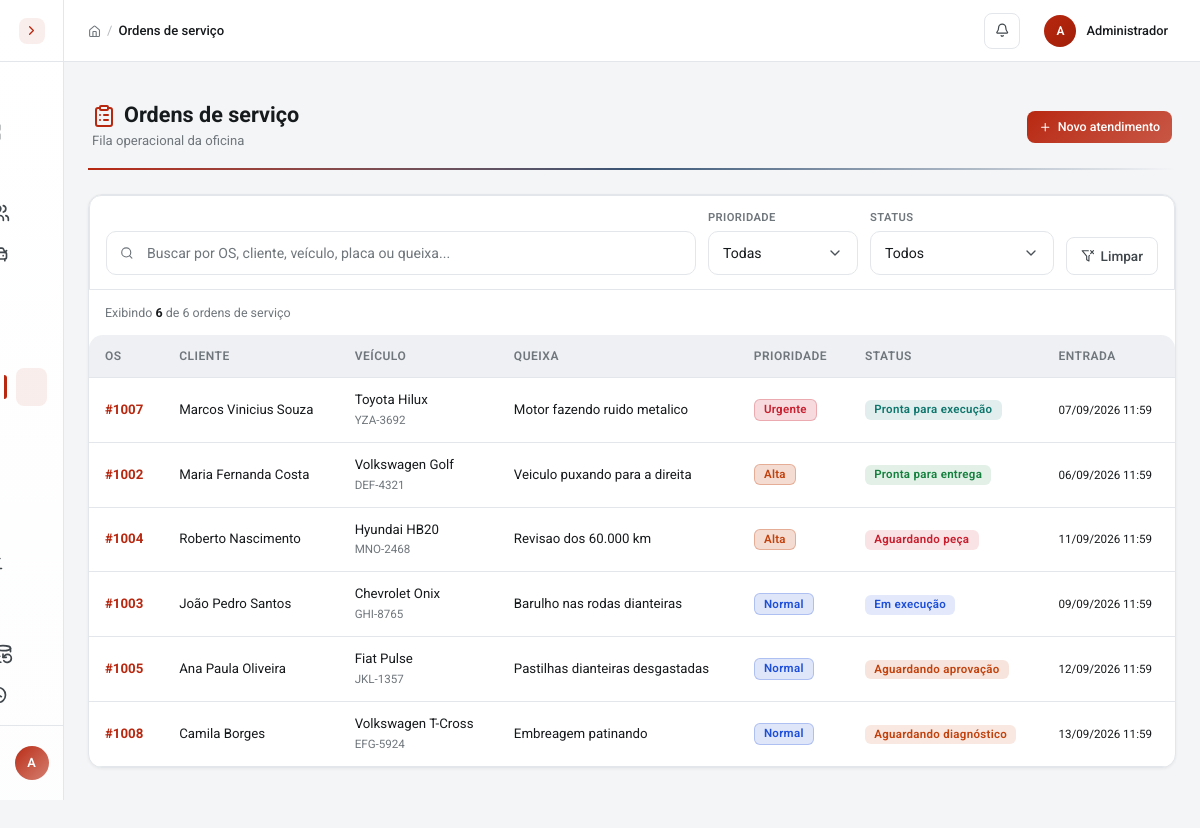
Screenshot of /pages/ordens_servico/listar.php (signed in) with the database file from the repository.
### tables this page shows
CREATE TABLE ordens_servico (
  id INT AUTO_INCREMENT PRIMARY KEY,
  numero INT NOT NULL UNIQUE,
  cliente_id INT NOT NULL,
  veiculo_id INT NULL,
  status ENUM('recebida','triagem','aguardando_diagnostico','aguardando_orcamento','aguardando_aprovacao','aguardando_peca','pronta_para_execucao','em_execucao','aguardando_retorno','pronta_para_entrega','entregue','cancelada') NOT NULL DEFAULT 'recebida',
  prioridade ENUM('baixa','normal','alta','urgente') NOT NULL DEFAULT 'normal',
  queixa_inicial TEXT NOT NULL,
  diagnostico TEXT,
  observacoes_internas TEXT,
  responsavel_chefe_id INT NULL,
  criado_por INT NOT NULL,
  data_entrada DATETIME NOT NULL DEFAULT CURRENT_TIMESTAMP,
  data_conclusao DATETIME NULL,
  data_atualizacao TIMESTAMP NOT NULL DEFAULT CURRENT_TIMESTAMP ON UPDATE CURRENT_TIMESTAMP,
  FOREIGN KEY (cliente_id) REFERENCES clientes(id),
  FOREIGN KEY (veiculo_id) REFERENCES veiculos(id) ON DELETE SET NULL,
  FOREIGN KEY (responsavel_chefe_id) REFERENCES usuarios(id) ON DELETE SET NULL,
  FOREIGN KEY (criado_por) REFERENCES usuarios(id)
);

CREATE TABLE clientes (
  id INT AUTO_INCREMENT PRIMARY KEY,
  nome VARCHAR(120) NOT NULL,
  cpf VARCHAR(14) UNIQUE,
  telefone VARCHAR(20),
  email VARCHAR(120),
  endereco VARCHAR(255),
  cidade VARCHAR(80),
  observacoes TEXT,
  data_cadastro TIMESTAMP DEFAULT CURRENT_TIMESTAMP,
  data_atualizacao TIMESTAMP DEFAULT CURRENT_TIMESTAMP ON UPDATE CURRENT_TIMESTAMP
);

CREATE TABLE veiculos (
  id INT AUTO_INCREMENT PRIMARY KEY,
  cliente_id INT NOT NULL,
  placa VARCHAR(10) UNIQUE,
  marca VARCHAR(50),
  modelo VARCHAR(60),
  ano YEAR,
  cor VARCHAR(30),
  km_atual INT DEFAULT 0,
  chassi VARCHAR(30),
  FOREIGN KEY (cliente_id) REFERENCES clientes(id) ON DELETE CASCADE
);

### includes/sessao.php (called while the page is built, shortened)
<?php
function tem_papel($papeis) {
    return isset($_SESSION['usuario_tipo']) && in_array($_SESSION['usuario_tipo'], (array) $papeis, true);
}
?>

### config/conexao.php (called while the page is built, shortened)
<?php
function esc($dado) {
    return htmlspecialchars((string) $dado, ENT_QUOTES, 'UTF-8');
}
?>

### pages/ordens_servico/listar.php (the view, shortened to what this page needs)
<?php
require_once __DIR__ . '/../../includes/sessao.php';
require_once __DIR__ . '/../../config/conexao.php';
$filtro_funcionario = $_SESSION['usuario_tipo'] === 'mecanico' ? ' JOIN os_responsaveis r ON r.os_id = os.id AND r.usuario_id = ' . (int) $_SESSION['usuario_id'] . ' AND r.concluido_em IS NULL ' : '';
$stmt = $conn->query("SELECT os.id, os.numero, os.status, os.prioridade, os.queixa_inicial, os.data_entrada, c.nome AS cliente, v.marca, v.modelo, v.placa FROM ordens_servico os JOIN clientes c ON c.id = os.cliente_id LEFT JOIN veiculos v ON v.id = os.veiculo_id $filtro_funcionario WHERE os.status NOT IN ('entregue', 'cancelada') ORDER BY FIELD(os.prioridade, 'urgente', 'alta', 'normal', 'baixa'), os.data_entrada ASC");
$ordens = $stmt->fetchAll();
require_once __DIR__ . '/../../includes/header.php';
$status_nomes = ['recebida' => 'Recebida', 'triagem' => 'Triagem', 'aguardando_diagnostico' => 'Aguardando diagnóstico', 'aguardando_orcamento' => 'Aguardando orçamento', 'aguardando_aprovacao' => 'Aguardando aprovação', 'aguardando_peca' => 'Aguardando peça', 'pronta_para_execucao' => 'Pronta para execução', 'em_execucao' => 'Em execução', 'aguardando_retorno' => 'Aguardando retorno', 'pronta_para_entrega' => 'Pronta para entrega'];
?>
<div class="page-header">
    <div>
        <h1><i data-lucide="clipboard-list" class="text-primary me-2"></i>Ordens de serviço</h1>
        <span class="page-subtitle">Fila operacional da oficina</span>
    </div>
    <?php if (tem_papel(['admin', 'secretaria', 'mecanico_chefe'])): ?><a href="cadastrar.php" class="btn btn-primary btn-icon"><i data-lucide="plus"></i>Novo atendimento</a><?php endif; ?>
</div>
<div class="card">
    <div class="card-body p-0">
        <div class="filter-bar mb-0 rounded-bottom-0">
            <div class="filter-search">
                <i data-lucide="search" class="search-icon"></i>
                <input type="text" class="form-control" id="buscarOS" data-filtro-busca="tabelaOrdens" placeholder="Buscar por OS, cliente, veículo, placa ou queixa...">
            </div>
            <div class="filter-group">
                <label for="filtroPrioridade">Prioridade</label>
                <select class="form-select" id="filtroPrioridade" data-filtro-tabela="tabelaOrdens" data-filtro-coluna="Prioridade">
                    <option value="">Todas</option>
                </select>
            </div>
            <div class="filter-group">
                <label for="filtroStatusOS">Status</label>
                <select class="form-select" id="filtroStatusOS" data-filtro-tabela="tabelaOrdens" data-filtro-coluna="Status">
                    <option value="">Todos</option>
                </select>
            </div>
            <button class="btn btn-outline-secondary btn-reset-filters" type="button" onclick="limparFiltros('tabelaOrdens')">
                <i data-lucide="filter-x"></i> Limpar
            </button>
        </div>
        <div class="px-3 pt-3 filter-results-info">
            <span>Exibindo <strong data-filtro-total="tabelaOrdens"><?php echo count($ordens); ?></strong> de <?php echo count($ordens); ?> ordens de serviço</span>
        </div>
        <div class="table-responsive">
            <table class="table table-hover align-middle mb-0 responsive-card" id="tabelaOrdens">
                <thead><tr><th>OS</th><th>Cliente</th><th>Veículo</th><th>Queixa</th><th>Prioridade</th><th>Status</th><th>Entrada</th></tr></thead>
                <tbody>
                <?php foreach ($ordens as $ordem): ?>
                    <tr>
                        <td data-label="OS"><a href="detalhes.php?id=<?php echo (int) $ordem['id']; ?>"><strong>#<?php echo str_pad((int) $ordem['numero'], 4, '0', STR_PAD_LEFT); ?></strong></a></td>
                        <td data-label="Cliente"><?php echo esc($ordem['cliente']); ?></td>
                        <td data-label="Veículo"><?php echo esc(trim(($ordem['marca'] ?? '') . ' ' . ($ordem['modelo'] ?? '')) ?: 'Não informado'); ?><br><small class="text-muted"><?php echo esc($ordem['placa'] ?: ''); ?></small></td>
                        <td data-label="Queixa"><span title="<?php echo esc($ordem['queixa_inicial']); ?>"><?php echo esc(mb_strimwidth($ordem['queixa_inicial'], 0, 55, '...')); ?></span></td>
                        <td data-label="Prioridade" data-filtro-normalizado="<?php echo esc(ucfirst($ordem['prioridade'])); ?>"><span class="badge badge-prioridade-<?php echo esc($ordem['prioridade']); ?>"><?php echo esc(ucfirst($ordem['prioridade'])); ?></span></td>
                        <td data-label="Status" data-filtro-normalizado="<?php echo esc($status_nomes[$ordem['status']] ?? $ordem['status']); ?>"><span class="badge badge-status-<?php echo esc($ordem['status']); ?>"><?php echo esc($status_nomes[$ordem['status']] ?? $ordem['status']); ?></span></td>
                        <td data-label="Entrada"><small><?php echo date('d/m/Y H:i', strtotime($ordem['data_entrada'])); ?></small></td>
                    </tr>
                <?php endforeach; ?>
                </tbody>
            </table>
        </div>
    </div>
</div>
<?php require_once __DIR__ . '/../../includes/footer.php'; ?>

### includes/header.php (style rules this page uses)
body { opacity:0;transition:opacity .25s ease }

### rows the page displays
ordens_servico: numero "1007", cliente.nome "Marcos Vinicius Souza", veiculo.modelo "Toyota Hilux", veiculo.placa "YZA-3692", queixa_inicial "Motor fazendo ruido metalico", prioridade "Urgente", status "Pronta para execução", data_entrada "07/09/2026 11:59"
ordens_servico: numero "1002", cliente.nome "Maria Fernanda Costa", veiculo.modelo "Volkswagen Golf", veiculo.placa "DEF-4321", queixa_inicial "Veiculo puxando para a direita", prioridade "Alta", status "Pronta para entrega", data_entrada "06/09/2026 11:59"
ordens_servico: numero "1004", cliente.nome "Roberto Nascimento", veiculo.modelo "Hyundai HB20", veiculo.placa "MNO-2468", queixa_inicial "Revisao dos 60.000 km", prioridade "Alta", status "Aguardando peça", data_entrada "11/09/2026 11:59"
ordens_servico: numero "1003", cliente.nome "João Pedro Santos", veiculo.modelo "Chevrolet Onix", veiculo.placa "GHI-8765", queixa_inicial "Barulho nas rodas dianteiras", prioridade "Normal", status "Em execução", data_entrada "09/09/2026 11:59"
ordens_servico: numero "1005", cliente.nome "Ana Paula Oliveira", veiculo.modelo "Fiat Pulse", veiculo.placa "JKL-1357", queixa_inicial "Pastilhas dianteiras desgastadas", prioridade "Normal", status "Aguardando aprovação", data_entrada "12/09/2026 11:59"
ordens_servico: numero "1008", cliente.nome "Camila Borges", veiculo.modelo "Volkswagen T-Cross", veiculo.placa "EFG-5924", queixa_inicial "Embreagem patinando", prioridade "Normal", status "Aguardando diagnóstico", data_entrada "13/09/2026 11:59"

### other values shown
substr($_SESSION['usuario_nome'] ?? 'U', 0, 1) "A"
$titulo_pagina "Ordens de serviço"
$_SESSION['usuario_nome'] "Administrador"
count($ordens) "6"
